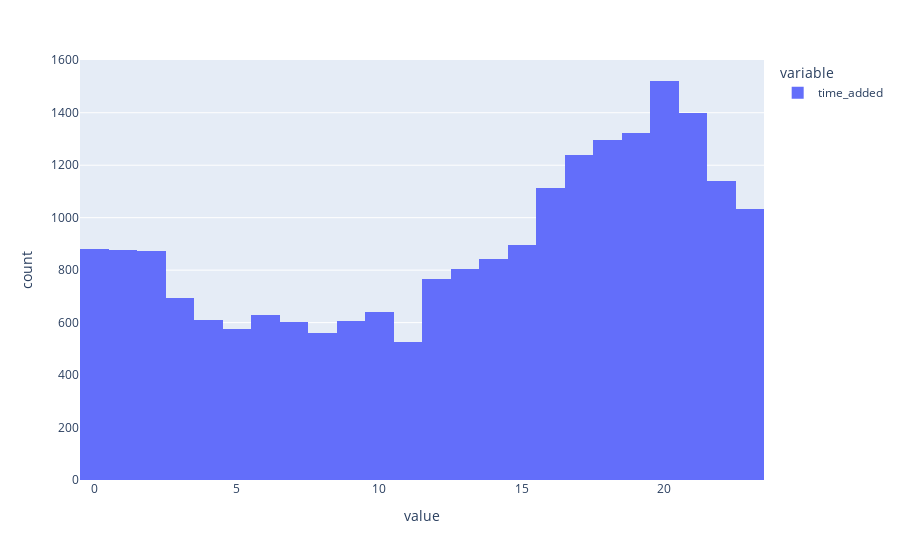

Notebook source saved alongside this figure:
### Code cell
memes["date_added"] = pd.to_datetime(memes["date_added"], format="%Y-%m-%dT%H:%M:%S%z", utc=True)
memes["time_added"] = memes["date_added"].dt.time #<^to gdzies na poczatek zeby zrobic wszystkie kolumny na raz
px.histogram(memes["time_added"].apply(lambda x: x.hour))

### Figure 1 — Plotly figure (JSON) as saved in the notebook; plotly's stock layout.template omitted (floating-point values rounded to 4 significant figures; data arrays with more than 128 entries replaced by an {"elided": "..."} marker saying what was removed)
{"data": [{"bingroup": "x", "hovertemplate": "variable=time_added<br>value=%{x}<br>count=%{y}<extra></extra>", "legendgroup": "time_added", "marker": {"color": "#636efa", "pattern": {"shape": ""}}, "name": "time_added", "orientation": "v", "showlegend": true, "type": "histogram", "x": {"elided": "21453 int values"}, "xaxis": "x", "yaxis": "y"}], "layout": {"barmode": "relative", "legend": {"title": {"text": "variable"}, "tracegroupgap": 0}, "margin": {"t": 60}, "xaxis": {"anchor": "y", "domain": [0, 1], "title": {"text": "value"}}, "yaxis": {"anchor": "x", "domain": [0, 1], "title": {"text": "count"}}}}
